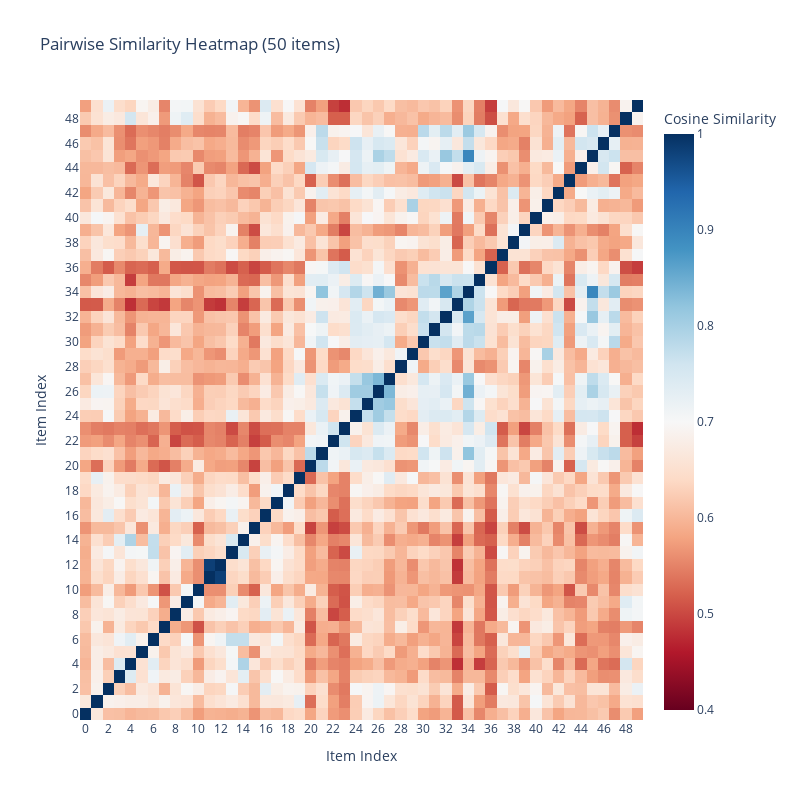

Write notebook code for a chart like this one.
### Code cell
# Visualize pairwise similarities as a heatmap
# This shows which items are similar to each other
# Darker red = more similar, darker blue = less similar

sim_matrix = visualize_similarity_heatmap(
    emb, 
    indices=None,  # Uses first 50 items by default
    labels=true_labels,
    max_items=50
)

### Figure 1 — Plotly figure (JSON) as saved in the notebook; plotly's stock layout.template omitted (floating-point values rounded to 4 significant figures; data arrays with more than 128 entries replaced by an {"elided": "..."} marker saying what was removed)
{"data": [{"colorbar": {"title": {"text": "Cosine Similarity"}}, "colorscale": [[0, "rgb(103,0,31)"], [0.1, "rgb(178,24,43)"], [0.2, "rgb(214,96,77)"], [0.3, "rgb(244,165,130)"], [0.4, "rgb(253,219,199)"], [0.5, "rgb(247,247,247)"], [0.6, "rgb(209,229,240)"], [0.7, "rgb(146,197,222)"], [0.8, "rgb(67,147,195)"], [0.9, "rgb(33,102,172)"], [1, "rgb(5,48,97)"]], "type": "heatmap", "x": ["0", "1", "2", "3", "4", "5", "6", "7", "8", "9", "10", "11", "12", "13", "14", "15", "16", "17", "18", "19", "20", "21", "22", "23", "24", "25", "26", "27", "28", "29", "30", "31", "32", "33", "34", "35", "36", "37", "38", "39", "40", "41", "42", "43", "44", "45", "46", "47", "48", "49"], "y": ["0", "1", "2", "3", "4", "5", "6", "7", "8", "9", "10", "11", "12", "13", "14", "15", "16", "17", "18", "19", "20", "21", "22", "23", "24", "25", "26", "27", "28", "29", "30", "31", "32", "33", "34", "35", "36", "37", "38", "39", "40", "41", "42", "43", "44", "45", "46", "47", "48", "49"], "z": {"elided": "50x50 float values"}, "zmid": 0.7}], "layout": {"height": 800, "title": {"text": "Pairwise Similarity Heatmap (50 items)"}, "width": 800, "xaxis": {"title": {"text": "Item Index"}}, "yaxis": {"title": {"text": "Item Index"}}}}
